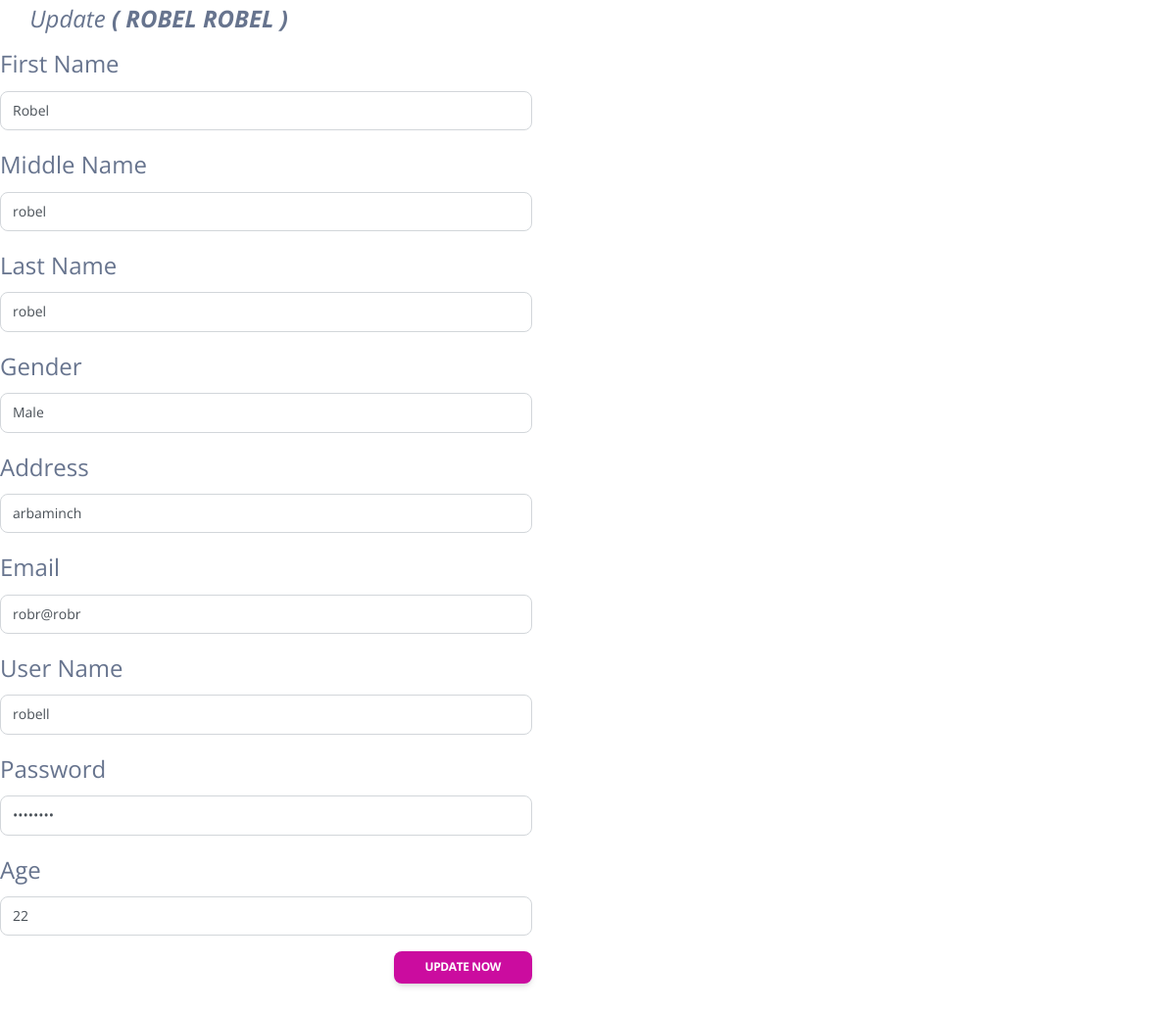
/admin/updatedean.php?Id=2, run on the app's committed database.
### tables this page shows
CREATE TABLE `dean` (
  `de_id` int(11) NOT NULL,
  `fname` varchar(100) NOT NULL,
  `mname` varchar(100) NOT NULL,
  `lname` varchar(100) NOT NULL,
  `address` varchar(100) NOT NULL,
  `email` varchar(100) NOT NULL,
  `age` int(100) NOT NULL,
  `sex` varchar(100) NOT NULL,
  `uname` varchar(100) NOT NULL,
  `pass` varchar(100) NOT NULL
);

### admin/updatedean.php (the view, shortened to what this page needs)
<?php
  include("../connection.php");
  $id = $_GET['Id'];
  $selExmne = $con->query("SELECT * FROM dean WHERE de_id='$id' ")->fetch_ASSOC();
 ?>
<!DOCTYPE html>
<html lang="en">
<head>
  <link href="../assets/css/nucleo-icons.css" rel="stylesheet" />
  <link href="../assets/css/nucleo-svg.css" rel="stylesheet" />
  <link href="../assets/css/nucleo-svg.css" rel="stylesheet" />
  <link id="pagestyle" href="../assets/css/soft-ui-dashboard.css?v=1.0.6" rel="stylesheet" />
</head>
<body id="page-top">
<fieldset style="width:543px;" >
	<legend><i class="facebox-header"><i class="edit large icon"></i>&nbsp;Update <b>( <?php echo strtoupper($selExmne['fname']); echo "  "; echo strtoupper   (  $selExmne['mname']);?> )</b></i></legend>
  <div class="col-md-12 mt-4">
<form method="post" action="deupdatepro.php">
     <div class="form-group">
        <legend>First Name</legend>
        <input type="" name="fname" class="form-control" required="" value="<?php echo $selExmne['fname']; ?>" >
     </div>
     <div class="form-group">
        <legend>Middle Name</legend>
        <input type="" name="mname" class="form-control" required="" value="<?php echo $selExmne['mname']; ?>" >
     </div>
     <div class="form-group">
        <legend>Last Name</legend>
        <input type="" name="lname" class="form-control" required="" value="<?php echo $selExmne['lname']; ?>" >
     </div>
     <div class="form-group">
        <legend>Gender</legend>
        <select class="form-control" name="sex">
          <option value="<?php echo $selExmne['sex']; ?>"><?php echo $selExmne['sex']; ?></option>
        </select>
     </div>
     <div class="form-group">
        <legend>Address</legend>
        <input type="" name="addres" class="form-control" required="" value="<?php echo $selExmne['address']; ?>" >
     </div>
     <div class="form-group">
        <legend>Email</legend>
        <input type="email" name="email" class="form-control" required="" value="<?php echo $selExmne['email']; ?>" >
     </div>
     <div class="form-group">
        <legend>User Name</legend>
        <input type="text" name="uname" class="form-control" required="" value="<?php echo $selExmne['uname']; ?>" >
     </div>
     <div class="form-group">
        <legend>Password</legend>
        <input type="password" name="pass" class="form-control" required="" value="<?php echo $selExmne['pass']; ?>" >
     </div>
     <div class="form-group">
        <legend>Age</legend>
        <input type="int" name="age" class="form-control" required="" value="<?php echo $selExmne['age']; ?>" >
     </div>
  <div class="form-group" align="right">
    <button type="submit" class="btn btn-sm btn-primary">Update Now</button>
  </div>
</form>
  </div>
</fieldset>
</body>
</html>

### assets/css/nucleo-svg.css (style rules this page uses)
.icon { display: inline-block; color: #111111; height: 1em; width: 1em; }
.icon { fill: currentColor; stroke: none; }

### data on the page
dean: fname "ROBEL", mname "ROBEL", fname "Robel", mname "robel", lname "robel", sex "Male", addres "arbaminch", email "robr@robr", uname "robell", age "22"
